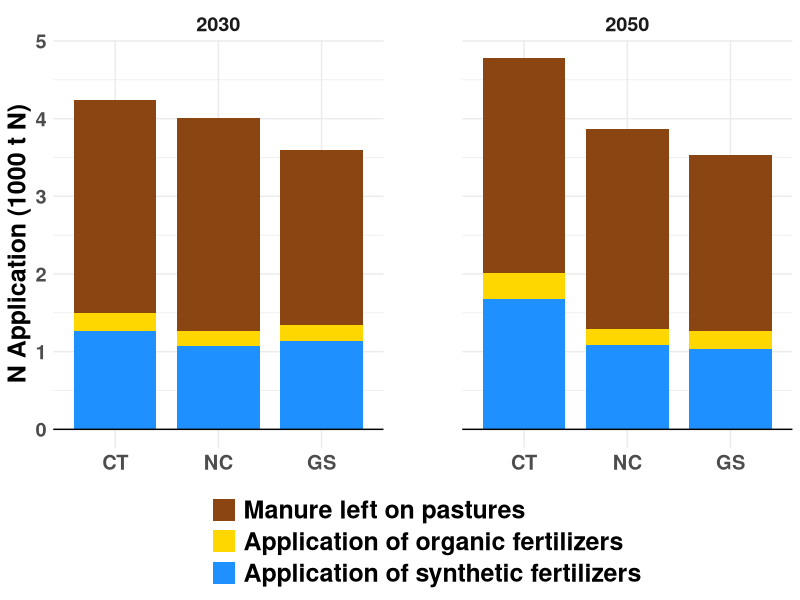
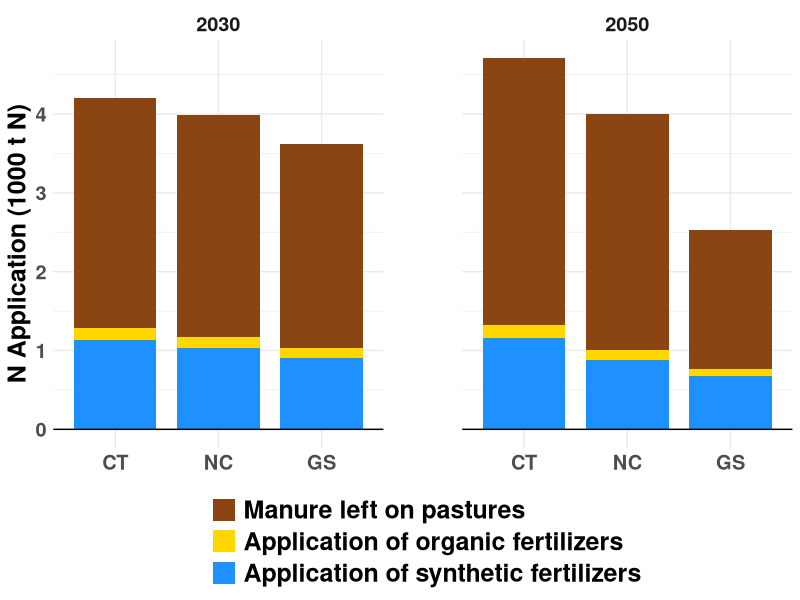
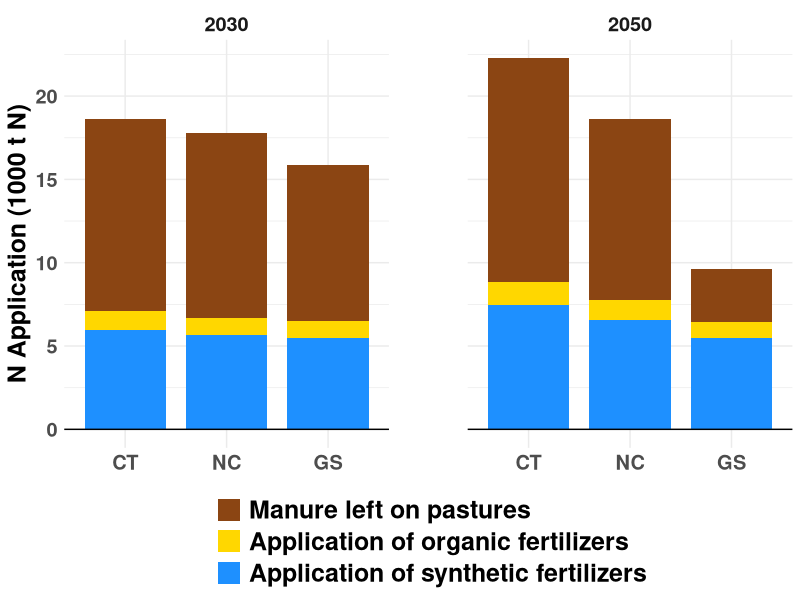
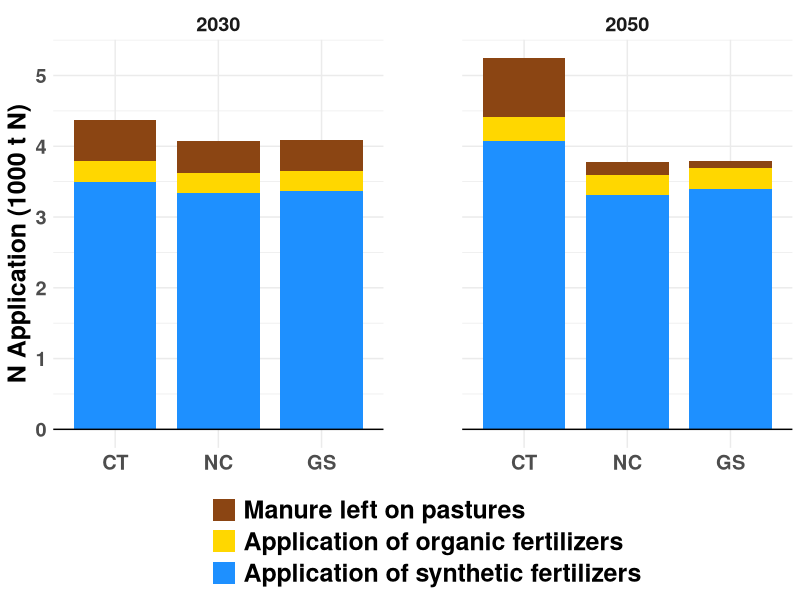
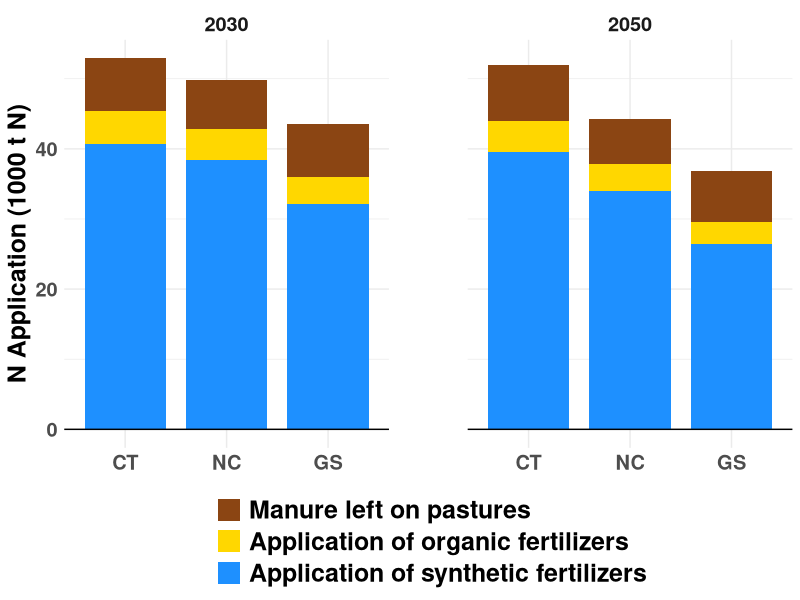
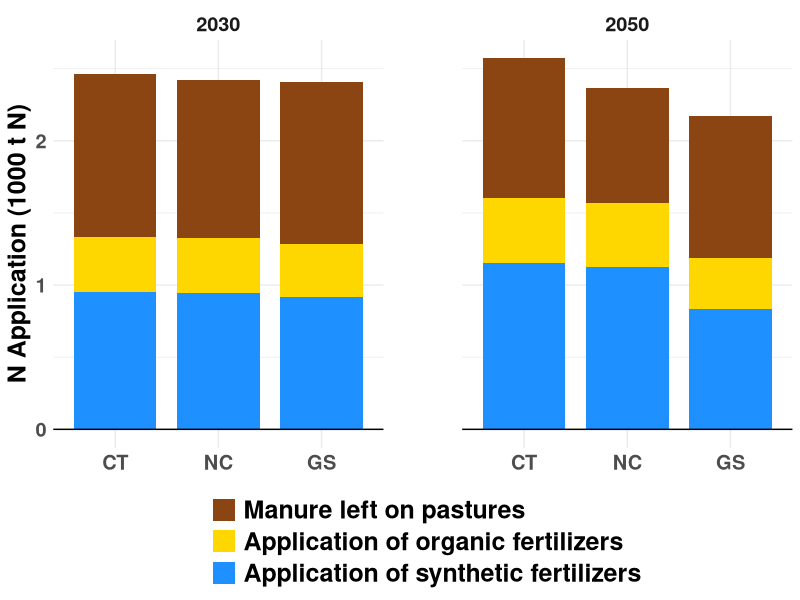
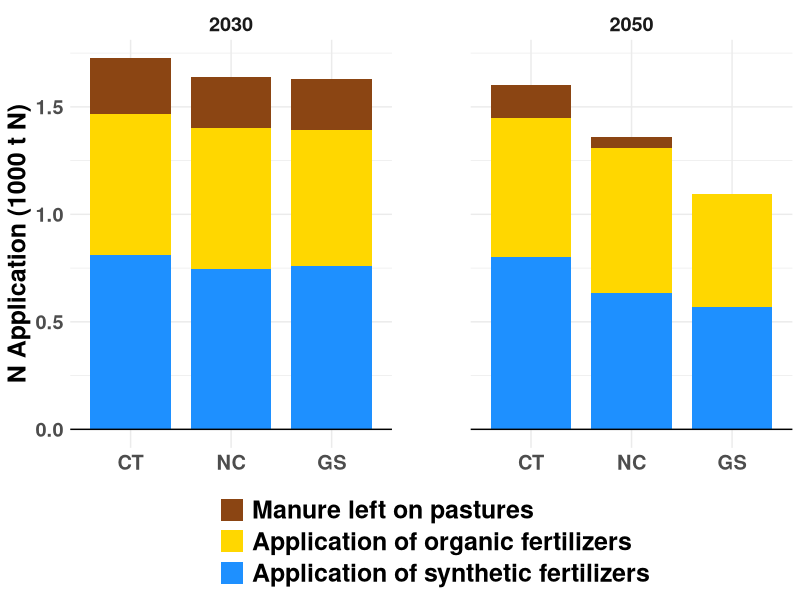
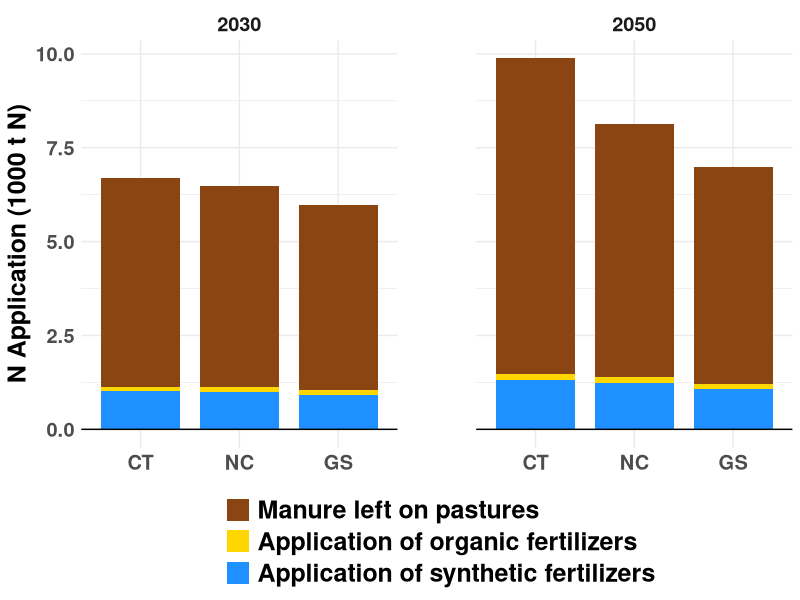

Recreate these plots in R, in order.
## cropland composition

# libraries ---------------------------------------------------------------
library(here)
#library(plyr)
library(dplyr)
library(tidyr)
library(readxl)
library(readr)
library(ggplot2)
library(conflicted)


conflicted::conflict_prefer("rename", "dplyr")
conflicted::conflict_prefer("mutate", "dplyr")
conflicted::conflict_prefer("summarise", "dplyr")
conflicts_prefer(dplyr::filter)
here()


#Data -------------------------------------------------------------------
scenathon<- read.csv(here("data", "240523_FullDataBase_expost.csv"), sep = "") %>% 
  filter(tradeadjustment == "Yes") %>% 
  filter(year %in% c("2030", "2050")) %>% 
  mutate( pathway_id = factor(pathway_id, levels = c("CT", "NC", "GS"))) %>% 
  select(pathway_id, country, year, calcn_synth, calcn_agsoils, calcn_leftpasture) %>% 
  rename(`Application of organic fertilizers` = calcn_agsoils,
         `Manure left on pastures` = calcn_leftpasture,
         `Application of synthetic fertilizers` = calcn_synth) %>% 
  pivot_longer(cols = c(`Application of organic fertilizers`,
                        `Manure left on pastures`,
                        `Application of synthetic fertilizers`), 
               names_to = "type", values_to = "value") %>% 
  mutate(type = factor(type, levels = c("Manure left on pastures", 
                                        "Application of organic fertilizers", 
                                        "Application of synthetic fertilizers")))

#List countries
countries <- c(
  "ARG",
  "AUS",
  "BRA"
  , "CAN", "CHN", "COL","DEU",
  "ETH"
  ,"FIN","GBR", "IDN", "IND",
  "MEX"
  ,"NOR", "RUS", "RWA","SWE",  "USA",
  "DNK",
  "GRC","TUR", "NPL",
  "R_ASP", "R_CSA", "R_NMC", "R_OEU", "R_NEU", "R_SSA"
)



figure_directory <- here("output", "figures", "Figure8_NApplication")
dir.create(figure_directory, recursive = TRUE, showWarnings = FALSE)
print(figure_directory)

# Loop for each country

for (cur_country in countries) {
  
  country_data <- subset(scenathon, country == cur_country)
  print(summary(country_data))
  # Create plot for the specific country
  p_N <- ggplot(country_data, aes(x = as.factor(pathway_id))) +
    geom_bar(aes(y = value/1000, fill = type), stat = "identity", position = "stack", width = 0.8) +
    geom_hline(yintercept = 0, linetype = "solid") +
    labs(x="",
         y = "N Application (1000 t N)",
         fill = ""
    ) +
    #scale_y_continuous(breaks = seq(0, max(country_data$kcalfeasprod_productgroup + 2000), 250)) +
    facet_grid(. ~ year, scales = "free_y"#,
               # labeller = labeller(pathway = c(
               #   "CurrentTrends" = "Current Trend",
               #   "NationalCommitments" = "National Commitments",
               #   "GlobalSustainability" = "Global Sustainability"
               #))
    ) +
    scale_fill_manual(values = c(`Manure left on pastures` = "#8B4513", 
                                 `Application of organic fertilizers` = "#FFD700", 
                                 `Application of synthetic fertilizers` = "#1E90FF")) +  
    theme_minimal() +
    theme(
      text = element_text(family = "sans", "black", size = 18, face = "bold"),
      # legend.title = element_text(family = "sans", color = "steelblue", size = 16, face = "bold"),
      legend.text = element_text(family = "sans", size = 18),
      # plot.title = element_text(color = "steelblue", size = 16, face = "bold"),
      axis.title.x = element_blank(),
      axis.title.y = element_text(color = "black", size = 18),
      legend.position = "bottom",
      panel.spacing = unit(2, "cm")
    ) +
    
    guides(fill = guide_legend(nrow = 3))
  
  # Save the plot as a TIFF file
  filename <- paste0(format(Sys.Date(),format = "%y%m%d"), "_", gsub(" ", "_", cur_country), ".tiff")
  tiff(
    filename = here(figure_directory, filename),
    units = "cm", height = 15.8, width = 17.4, res = 96)
    #units = "in", height = 3.657407, width = 4.023148, res = 96)
  print(p_N)
  dev.off()
  
}
